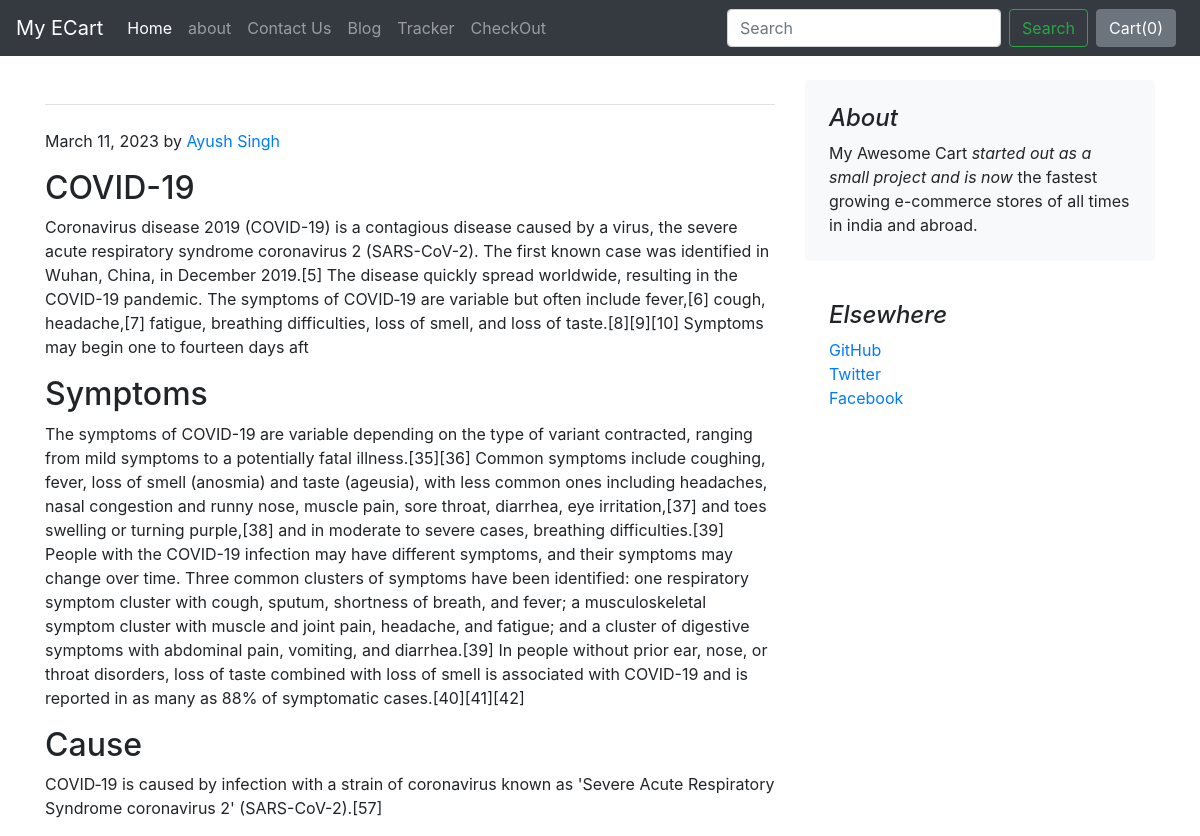
The app's page /blog/blogpost/3 with its own data.
### blog/models.py (models this page shows)
class Blogpost(models.Model):
    post_id = models.AutoField(primary_key= True)
    title = models.CharField(max_length=50)
    head0 = models.CharField(max_length=500, default="")
    chead0 = models.CharField(max_length=5000, default="")
    head1 = models.CharField(max_length=500, default="")
    chead1 = models.CharField(max_length=5000, default="")
    head2 = models.CharField(max_length=500, default="")
    chead2 = models.CharField(max_length=5000, default="")
    pub_date = models.DateField()
    thumbnail = models.ImageField(upload_to='shop/images', default="")
    def __str__(self):
        return self.title

### blog/views.py (the view)
# urls.py: path("blogpost/<int:id>", views.blogpost, name="blogHome")
def blogpost(request, id):
    post = Blogpost.objects.filter(post_id = id)[0]
    print(post)
    return render(request, 'blog/blogpost.html',{'post':post})

### blog/templates/blog/blogpost.html (shortened to what this page needs)
{% extends 'blog/basic.html' %}
{% block body %}
<div class="container">
    <div class="row mt-4">
        <div class="col-md-8 blog-main">
            <h3 class="pb-4 mb-4 font-italic border-bottom">
            </h3>
            <div class="blog-post">
                <p class="blog-post-meta">March 11, 2023 by <a href="https://www.linkedin.com/in/ayush-singh-8a7237201/">Ayush Singh</a></p>
                <h2>{{post.head0}}</h2>
                <p>{{post.chead0}}</p>
                <h2>{{post.head1}}</h2>
                <p>{{post.chead1}}</p>
                <h2>{{post.head2}}</h2>
                <p>{{post.chead2}}</p>
            </div>
        </div>
        <aside class="col-md-4 blog-sidebar">
            <div class="p-4 mb-3 bg-light rounded">
                <h4 class="font-italic">About</h4>
                <p class="mb-0">My Awesome Cart <em>started out as a small project and is now</em> the fastest growing e-commerce stores of all times in india and abroad.</p>
            </div>
            <div class="p-4">
                <h4 class="font-italic">Elsewhere</h4>
                <ol class="list-unstyled">
                    <li><a href="#">GitHub</a></li>
                    <li><a href="#">Twitter</a></li>
                    <li><a href="#">Facebook</a></li>
                </ol>
            </div>
        </aside>
    </div>
</div>
{% endblock %}

### records on screen
Blogpost: head0 "COVID-19", chead0 "Coronavirus disease 2019 (COVID-19) is a contagious disease caused by a virus, the severe acute respiratory syndrome coronavirus 2 (SARS-CoV-2). The first known case was identified in Wuhan, China, in December 2019.[5] The disease quickly spread worldwide, resulting in the COVID-19 pandemic. The symptoms of COVID‑19 are variable but often include fever,[6] cough, headache,[7] fatigue, breathing difficulties, loss of smell, and loss of taste.[8][9][10] Symptoms may begin one to fourteen days aft", head1 "Symptoms", chead1 "The symptoms of COVID-19 are variable depending on the type of variant contracted, ranging from mild symptoms to a potentially fatal illness.[35][36] Common symptoms include coughing, fever, loss of smell (anosmia) and taste (ageusia), with less common ones including headaches, nasal congestion and runny nose, muscle pain, sore throat, diarrhea, eye irritation,[37] and toes swelling or turning purple,[38] and in moderate to severe cases, breathing difficulties.[39] People with the COVID-19 infection may have different symptoms, and their symptoms may change over time. Three common clusters of symptoms have been identified: one respiratory symptom cluster with cough, sputum, shortness of…", head2 "Cause", chead2 "COVID‑19 is caused by infection with a strain of coronavirus known as 'Severe Acute Respiratory Syndrome coronavirus 2' (SARS-CoV-2).[57]"
